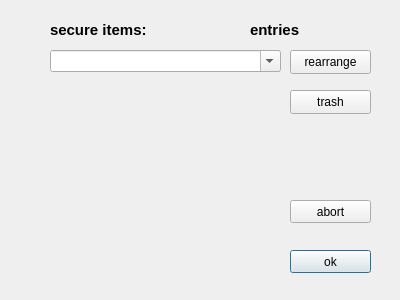
<?xml version="1.0" encoding="UTF-8"?>
<ui version="4.0">
 <class>ItemSelect</class>
 <widget class="QDialog" name="ItemSelect">
  <property name="geometry">
   <rect>
    <x>0</x>
    <y>0</y>
    <width>400</width>
    <height>300</height>
   </rect>
  </property>
  <property name="windowTitle">
   <string>secure item selection</string>
  </property>
  <widget class="QLabel" name="label">
   <property name="geometry">
    <rect>
     <x>50</x>
     <y>20</y>
     <width>131</width>
     <height>20</height>
    </rect>
   </property>
   <property name="font">
    <font>
     <family>Arial</family>
     <pointsize>11</pointsize>
     <bold>true</bold>
    </font>
   </property>
   <property name="text">
    <string>secure items:</string>
   </property>
  </widget>
  <widget class="QComboBox" name="comboBox">
   <property name="geometry">
    <rect>
     <x>50</x>
     <y>50</y>
     <width>231</width>
     <height>22</height>
    </rect>
   </property>
   <property name="editable">
    <bool>true</bool>
   </property>
   <property name="maxVisibleItems">
    <number>30</number>
   </property>
  </widget>
  <widget class="QPushButton" name="pushButton">
   <property name="geometry">
    <rect>
     <x>290</x>
     <y>250</y>
     <width>81</width>
     <height>23</height>
    </rect>
   </property>
   <property name="text">
    <string>ok</string>
   </property>
  </widget>
  <widget class="QPushButton" name="pushButton_2">
   <property name="geometry">
    <rect>
     <x>290</x>
     <y>200</y>
     <width>81</width>
     <height>23</height>
    </rect>
   </property>
   <property name="text">
    <string>abort</string>
   </property>
  </widget>
  <widget class="QPushButton" name="pushButton_3">
   <property name="geometry">
    <rect>
     <x>290</x>
     <y>50</y>
     <width>81</width>
     <height>24</height>
    </rect>
   </property>
   <property name="font">
    <font>
     <bold>false</bold>
    </font>
   </property>
   <property name="text">
    <string>rearrange</string>
   </property>
  </widget>
  <widget class="QPushButton" name="pushButton_4">
   <property name="geometry">
    <rect>
     <x>290</x>
     <y>90</y>
     <width>81</width>
     <height>24</height>
    </rect>
   </property>
   <property name="text">
    <string>trash</string>
   </property>
  </widget>
  <widget class="QLabel" name="label_2">
   <property name="geometry">
    <rect>
     <x>190</x>
     <y>20</y>
     <width>51</width>
     <height>20</height>
    </rect>
   </property>
   <property name="font">
    <font>
     <family>Arial</family>
     <pointsize>11</pointsize>
     <bold>true</bold>
    </font>
   </property>
   <property name="text">
    <string/>
   </property>
   <property name="alignment">
    <set>Qt::AlignmentFlag::AlignRight|Qt::AlignmentFlag::AlignTrailing|Qt::AlignmentFlag::AlignVCenter</set>
   </property>
  </widget>
  <widget class="QLabel" name="label_3">
   <property name="geometry">
    <rect>
     <x>250</x>
     <y>20</y>
     <width>91</width>
     <height>20</height>
    </rect>
   </property>
   <property name="font">
    <font>
     <family>Arial</family>
     <pointsize>11</pointsize>
     <bold>true</bold>
    </font>
   </property>
   <property name="text">
    <string>entries</string>
   </property>
  </widget>
 </widget>
 <resources/>
 <connections/>
</ui>
